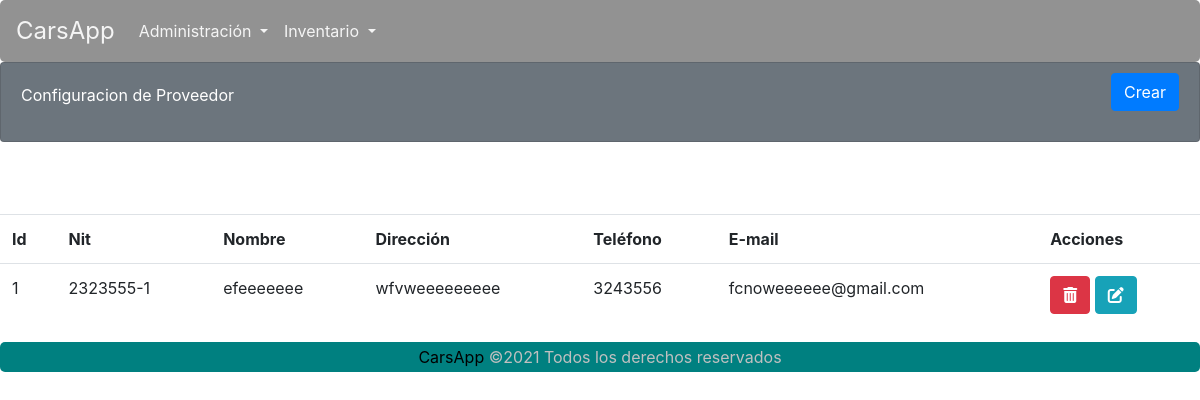
Before: /carsapp/proveedorListar/ with the older database file.
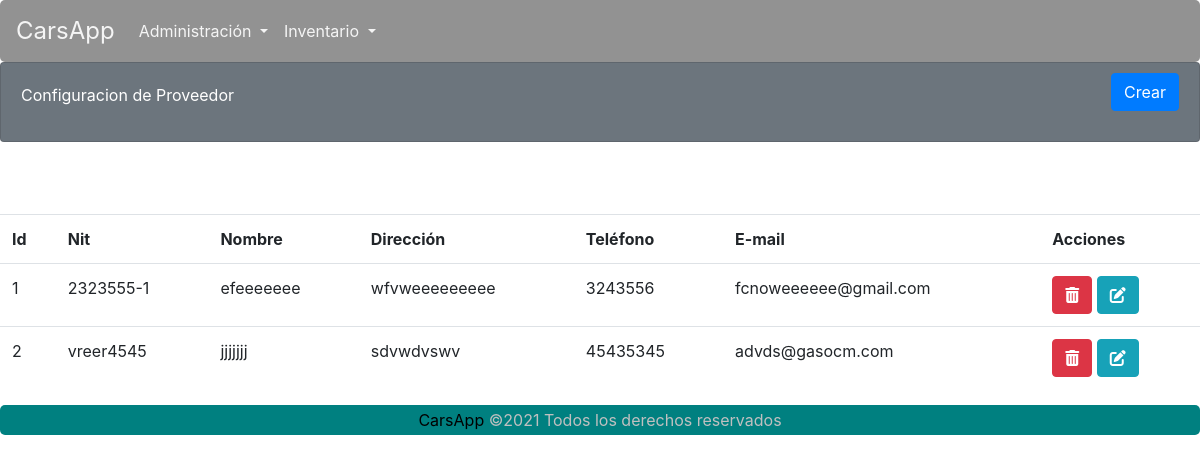
After: the same page with the newer database file.
### carsapp/models.py (models this page shows)
class Proveedor(models.Model):
    id_proveedor = models.AutoField(primary_key=True)
    nit = models.CharField(max_length=30, blank=False, null=False)
    nombre = models.CharField(max_length=100, blank=False, null=False)
    direccion = models.CharField(max_length=50, blank=False, null=False)
    telefono = models.CharField(max_length=20, blank=False, null=False)
    email = models.EmailField(blank=False, null=False)
    def __str__(self):
        return f"{self.nombre}"

### carsapp/views.py (the view)
# urls.py: path('proveedorListar/', views.ProveedorLista.as_view(), name='proveedorListar'),
class ProveedorLista(ListView):
    template_name = 'carsapp/proveedorListar.html'
    queryset = Proveedor.objects.all()
    paginate_by = 7
    def get_context_data(self, **kwargs):
        context = super().get_context_data(**kwargs)
        context['message'] = 'Lista de Proveedores'
        print(context)
        return context

### carsapp/templates/carsapp/proveedorListar.html (shortened to what this page needs)
{% extends 'carsapp/base.html' %}
{% load static %}
{% block contenedor %}
<div class="card text-white bg-secondary">
    <div class="card-body">
        <div>
            Configuracion de Proveedor
        </div>
        <div class="btn-cerrarSesion">
            <a class="btn btn-primary" href="{% url 'carsapp:proveedorFormulario' %}" id="ID_BTNListar">Crear</a>
        </div>
    </div>
</div>
    <br>
    <br />
    <br />
    {% if object_list %}
    <table class="table  table-hover">
        <tr>
            <th>Id</th>
            <th>Nit</th>
            <th>Nombre</th>
            <th>Dirección</th>
            <th>Teléfono</th>
            <th>E-mail</th>
            <th>Acciones</th>
        </tr>
        {% for registro in object_list %}
        <tr>
            <td>{{ registro.id_proveedor}}</td>
            <td>{{ registro.nit }}</td>
            <td>{{ registro.nombre }}</td>
            <td>{{ registro.direccion }}</td>
            <td>{{ registro.telefono }}</td>
            <td>{{ registro.email }}</td>
            <td>
                <abbr title="Eliminar proveedor"><a class="btn btn-danger" href="javascript:vehiculo_Eliminar('{% url 'carsapp:proveedorEliminar' registro.id_proveedor %}')" role="button"><i class="fas fa-trash-alt"></i></a></abbr>
                <abbr title="Actualizar datos"><a class="btn btn-info" href="{% url 'carsapp:proveedorFormActualizar' registro.id_proveedor %}" role="button"><i class="fas fa-edit"></i></a></abbr>
            </td>
        </tr>
        {% endfor %}
    </table>
    {% else %}
    No hay datos aún.
    {% endif %}
{% endblock %}

Changed rows visible on the page:
added Proveedor: id_proveedor "2", nit "vreer4545", nombre "jjjjjjj", direccion "sdvwdvswv", telefono "45435345", email "advds@gasocm.com"
